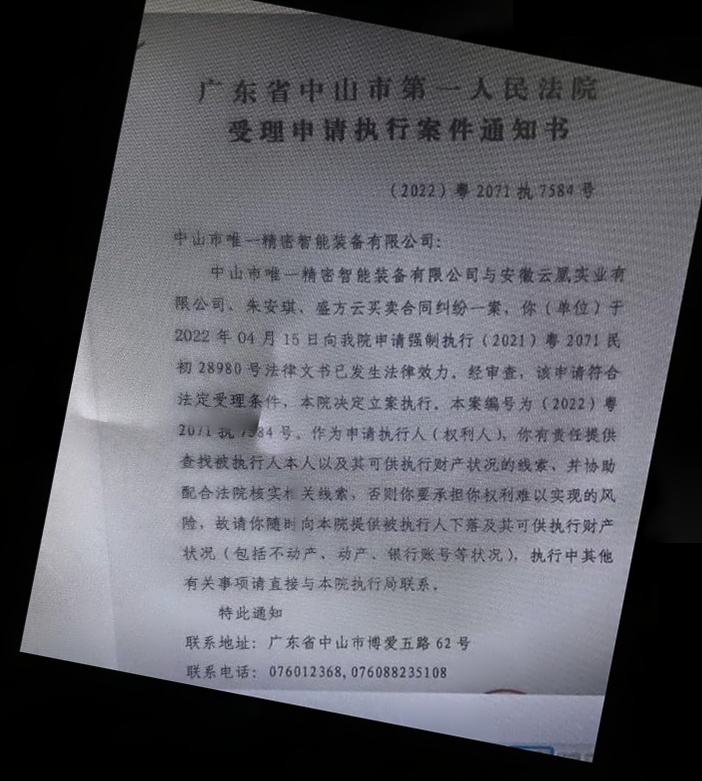
#> input picture 2.jpg, 702 x 781 px
$ python main.py
#> lines starting #> are read from the running program, lines starting #| are printed output that depends on the picture; after the words box and inside, x2 and y2 are one past the last pixel; in counts of white or black regions, pixels touching at a corner belong together
import cv2
import numpy as np

img = cv2.imread("2.jpg")
#> img is the input picture: shape (781, 702, 3); mean B, G, R 98, 91.1, 90.8

# 转灰度
gray = cv2.cvtColor(img, cv2.COLOR_BGR2GRAY)

# 这里简单用阈值，黑色区域当作缺失部分（你可以自己调）
_, mask = cv2.threshold(gray, 30, 255, cv2.THRESH_BINARY_INV)
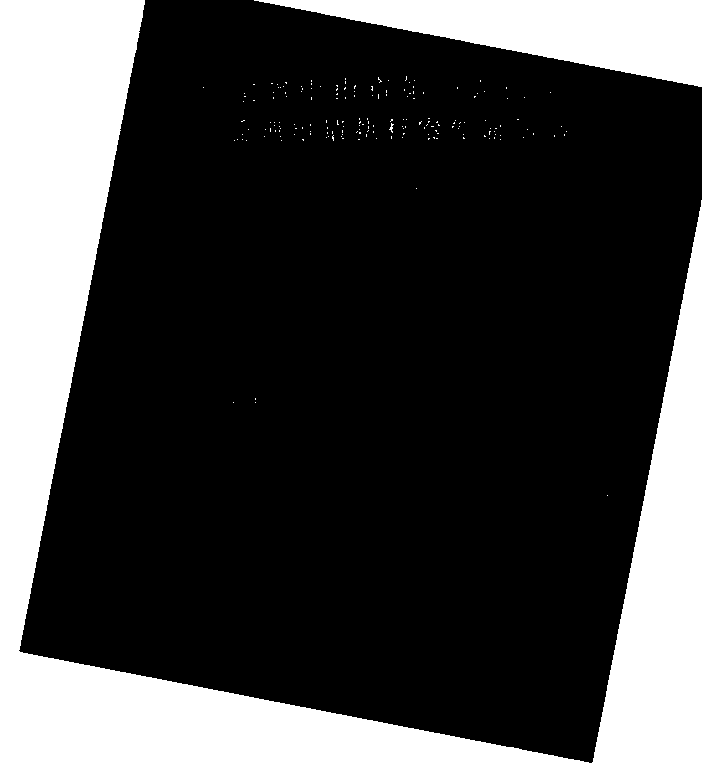
#> mask: shape (781, 702); 27.6% white; 179 white regions (176 under 20 px), largest, box (x1, y1, x2, y2) and area: (0, 0, 702, 781) 131188, (254, 0, 702, 87) 19691, (389, 123, 394, 133) 20

# 去噪（让mask更干净）
kernel = np.ones((5,5), np.uint8)
mask = cv2.morphologyEx(mask, cv2.MORPH_CLOSE, kernel, iterations=2)
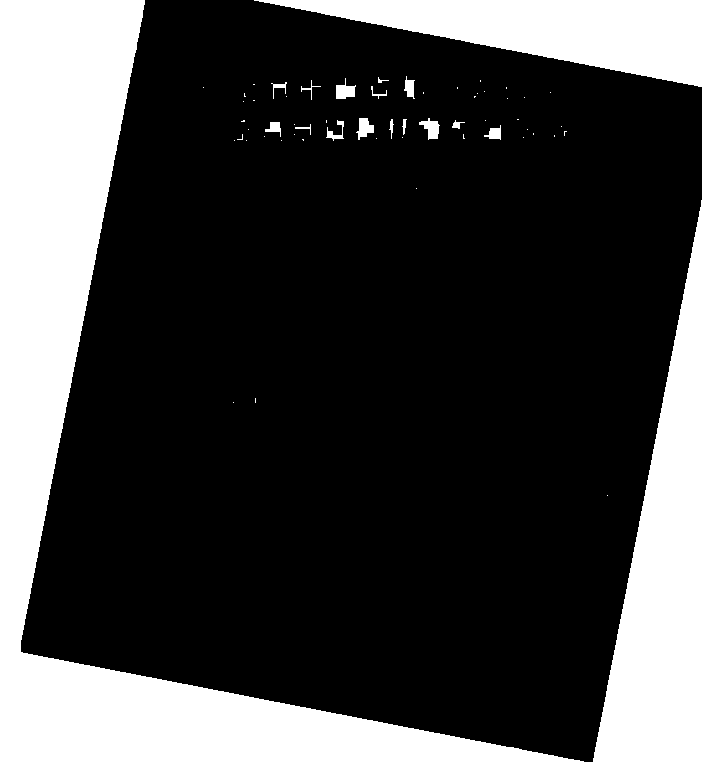
#> mask: shape (781, 702); 27.8% white; 59 white regions (42 under 20 px), largest, box (x1, y1, x2, y2) and area: (0, 0, 702, 781) 131200, (254, 0, 702, 87) 19691, (336, 78, 356, 99) 248

# 修复
dst = cv2.inpaint(img, mask, 3, cv2.INPAINT_TELEA)
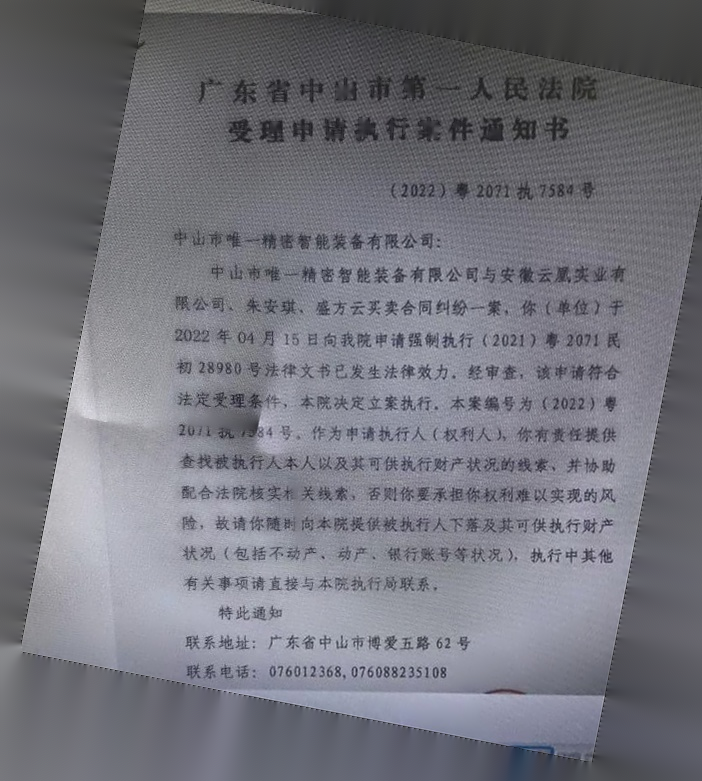
#> dst: shape (781, 702, 3); mean B, G, R 124.4, 116, 115.6

cv2.imwrite("repair.jpg", dst)
cv2.imwrite("mask.jpg", mask)  # 保存 mask 用于检查

# 下面这些在无 GUI 的 OpenCV 中不能用
# cv2.imshow("mask", mask)
# cv2.imshow("result", dst)
# cv2.waitKey(0)


exit()
#> (the program exits here)
